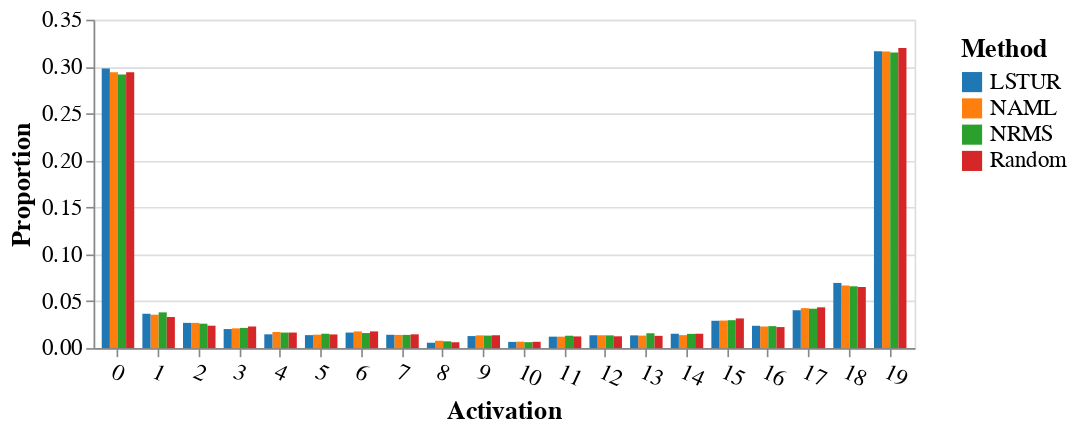

The cell this chart's notebook holds for it:
### Code cell
import pandas as pd
import numpy as np
import altair as alt
from sklearn.preprocessing import KBinsDiscretizer

# Initialize KBinsDiscretizer
n_bins = 20
strategy = 'uniform'
discretizer = KBinsDiscretizer(n_bins=n_bins, encode='ordinal', strategy=strategy)

# Fit-transform activations for each model
a_naml = np.array(activations['naml']).reshape(-1, 1)
a_nrms = np.array(activations['nrms']).reshape(-1, 1)
a_lstur = np.array(activations['lstur']).reshape(-1, 1)
a_random = np.array(activations['random']).reshape(-1, 1)

naml_bins = discretizer.fit_transform(a_naml)
nrms_bins = discretizer.transform(a_nrms)
lstur_bins = discretizer.transform(a_lstur)
random_bins = discretizer.transform(a_random)

counts_df = pd.DataFrame({
    'NAML': pd.Series(naml_bins.flatten()).value_counts().sort_index(),
    'NRMS': pd.Series(nrms_bins.flatten()).value_counts().sort_index(),
    'LSTUR': pd.Series(lstur_bins.flatten()).value_counts().sort_index(),
    'Random': pd.Series(random_bins.flatten()).value_counts().sort_index()
}).fillna(0)

# Convert counts to proportions (each column sums to 1)
prop_df = counts_df.div(counts_df.sum(axis=0), axis=1)

# Prepare DataFrame for Altair
df = prop_df.reset_index().melt('index', var_name='recommender', value_name='proportion')

# Create bar chart of proportions
title_text = f'Activation value proportions (binned into {n_bins} uniform bins)'

# Create bar chart of proportions
chart = alt.Chart(df).mark_bar().encode(
    x=alt.X('index:N', title='Activation', axis=alt.Axis(
        labelFontSize=14, 
        titleFontSize=16,
        labelAngle=25,  # Angled labels to reduce vertical space
        labelAlign='left'  # Align labels for better readability
    )),
    y=alt.Y('proportion:Q', title='Proportion', axis=alt.Axis(labelFontSize=14, titleFontSize=16)),  # display as percentage
    color=alt.Color(
        'recommender:N',
        scale=alt.Scale(scheme='category10'),
        title='Method',
        legend=alt.Legend(
            titleFontSize=16,
            labelFontSize=14,
            symbolSize=150,
            padding=10,
            orient='right',
            direction='vertical',
            # tweak these to nudge the legend into the plot
            legendX=20,
            legendY=20,
            fillColor='white'
        )
    ),
    xOffset='recommender:N'
).properties(
    width=500,
    height=200,
)

# Save with higher resolution (scale factor increases the resolution)
# chart.save('results/ebnerd_activations.png', scale_factor=3.0)
chart

### Figure 1 — Vega-Lite specification as saved in the notebook (floating-point values rounded to 4 significant figures)
{"config": {"view": {"continuousWidth": 300, "continuousHeight": 300}}, "data": {"name": "data-803b815089aefca895142054ece26f37"}, "mark": {"type": "bar"}, "encoding": {"color": {"field": "recommender", "legend": {"direction": "vertical", "fillColor": "white", "labelFontSize": 14, "legendX": 20, "legendY": 20, "orient": "right", "padding": 10, "symbolSize": 150, "titleFontSize": 16}, "scale": {"scheme": "category10"}, "title": "Method", "type": "nominal"}, "x": {"axis": {"labelAlign": "left", "labelAngle": 25, "labelFontSize": 14, "titleFontSize": 16}, "field": "index", "title": "Activation", "type": "nominal"}, "xOffset": {"field": "recommender", "type": "nominal"}, "y": {"axis": {"labelFontSize": 14, "titleFontSize": 16}, "field": "proportion", "title": "Proportion", "type": "quantitative"}}, "height": 200, "width": 500, "$schema": "https://vega.github.io/schema/vega-lite/v5.17.0.json", "datasets": {"data-803b815089aefca895142054ece26f37": [{"index": 0.0, "recommender": "NAML", "proportion": 0.2941}, {"index": 1.0, "recommender": "NAML", "proportion": 0.03561}, {"index": 2.0, "recommender": "NAML", "proportion": 0.02689}, {"index": 3.0, "recommender": "NAML", "proportion": 0.02104}, {"index": 4.0, "recommender": "NAML", "proportion": 0.01718}, {"index": 5.0, "recommender": "NAML", "proportion": 0.01432}, {"index": 6.0, "recommender": "NAML", "proportion": 0.0178}, {"index": 7.0, "recommender": "NAML", "proportion": 0.01407}, {"index": 8.0, "recommender": "NAML", "proportion": 0.007844}, {"index": 9.0, "recommender": "NAML", "proportion": 0.01357}, {"index": 10.0, "recommender": "NAML", "proportion": 0.006848}, {"index": 11.0, "recommender": "NAML", "proportion": 0.0122}, {"index": 12.0, "recommender": "NAML", "proportion": 0.0137}, {"index": 13.0, "recommender": "NAML", "proportion": 0.01332}, {"index": 14.0, "recommender": "NAML", "proportion": 0.01382}, {"index": 15.0, "recommender": "NAML", "proportion": 0.02938}, {"index": 16.0, "recommender": "NAML", "proportion": 0.02303}, {"index": 17.0, "recommender": "NAML", "proportion": 0.04258}, {"index": 18.0, "recommender": "NAML", "proportion": 0.06673}, {"index": 19.0, "recommender": "NAML", "proportion": 0.316}, {"index": 0.0, "recommender": "NRMS", "proportion": 0.2917}, {"index": 1.0, "recommender": "NRMS", "proportion": 0.0381}, {"index": 2.0, "recommender": "NRMS", "proportion": 0.02602}, {"index": 3.0, "recommender": "NRMS", "proportion": 0.02154}, {"index": 4.0, "recommender": "NRMS", "proportion": 0.01656}, {"index": 5.0, "recommender": "NRMS", "proportion": 0.01531}, {"index": 6.0, "recommender": "NRMS", "proportion": 0.01606}, {"index": 7.0, "recommender": "NRMS", "proportion": 0.01407}, {"index": 8.0, "recommender": "NRMS", "proportion": 0.007221}, {"index": 9.0, "recommender": "NRMS", "proportion": 0.01332}, {"index": 10.0, "recommender": "NRMS", "proportion": 0.00635}, {"index": 11.0, "recommender": "NRMS", "proportion": 0.0132}, {"index": 12.0, "recommender": "NRMS", "proportion": 0.01357}, {"index": 13.0, "recommender": "NRMS", "proportion": 0.01581}, {"index": 14.0, "recommender": "NRMS", "proportion": 0.01519}, {"index": 15.0, "recommender": "NRMS", "proportion": 0.02976}, {"index": 16.0, "recommender": "NRMS", "proportion": 0.02341}, {"index": 17.0, "recommender": "NRMS", "proportion": 0.04196}, {"index": 18.0, "recommender": "NRMS", "proportion": 0.06586}, {"index": 19.0, "recommender": "NRMS", "proportion": 0.315}, {"index": 0.0, "recommender": "LSTUR", "proportion": 0.2979}, {"index": 1.0, "recommender": "LSTUR", "proportion": 0.0366}, {"index": 2.0, "recommender": "LSTUR", "proportion": 0.02689}, {"index": 3.0, "recommender": "LSTUR", "proportion": 0.02029}, {"index": 4.0, "recommender": "LSTUR", "proportion": 0.01469}, {"index": 5.0, "recommender": "LSTUR", "proportion": 0.01382}, {"index": 6.0, "recommender": "LSTUR", "proportion": 0.01656}, {"index": 7.0, "recommender": "LSTUR", "proportion": 0.01419}, {"index": 8.0, "recommender": "LSTUR", "proportion": 0.005727}, {"index": 9.0, "recommender": "LSTUR", "proportion": 0.01282}, {"index": 10.0, "recommender": "LSTUR", "proportion": 0.006599}, {"index": 11.0, "recommender": "LSTUR", "proportion": 0.0122}, {"index": 12.0, "recommender": "LSTUR", "proportion": 0.0137}, {"index": 13.0, "recommender": "LSTUR", "proportion": 0.01357}, {"index": 14.0, "recommender": "LSTUR", "proportion": 0.01531}, {"index": 15.0, "recommender": "LSTUR", "proportion": 0.02913}, {"index": 16.0, "recommender": "LSTUR", "proportion": 0.02378}, {"index": 17.0, "recommender": "LSTUR", "proportion": 0.04034}, {"index": 18.0, "recommender": "LSTUR", "proportion": 0.06947}, {"index": 19.0, "recommender": "LSTUR", "proportion": 0.3164}, {"index": 0.0, "recommender": "Random", "proportion": 0.2939}, {"index": 1.0, "recommender": "Random", "proportion": 0.03312}, {"index": 2.0, "recommender": "Random", "proportion": 0.0239}, {"index": 3.0, "recommender": "Random", "proportion": 0.02303}, {"index": 4.0, "recommender": "Random", "proportion": 0.01656}, {"index": 5.0, "recommender": "Random", "proportion": 0.01457}, {"index": 6.0, "recommender": "Random", "proportion": 0.0178}, {"index": 7.0, "recommender": "Random", "proportion": 0.01469}, {"index": 8.0, "recommender": "Random", "proportion": 0.006225}, {"index": 9.0, "recommender": "Random", "proportion": 0.0137}, {"index": 10.0, "recommender": "Random", "proportion": 0.006723}, {"index": 11.0, "recommender": "Random", "proportion": 0.01245}, {"index": 12.0, "recommender": "Random", "proportion": 0.01257}, {"index": 13.0, "recommender": "Random", "proportion": 0.01307}, {"index": 14.0, "recommender": "Random", "proportion": 0.01531}, {"index": 15.0, "recommender": "Random", "proportion": 0.03162}, {"index": 16.0, "recommender": "Random", "proportion": 0.02241}, {"index": 17.0, "recommender": "Random", "proportion": 0.04345}, {"index": 18.0, "recommender": "Random", "proportion": 0.06511}, {"index": 19.0, "recommender": "Random", "proportion": 0.3197}]}}
